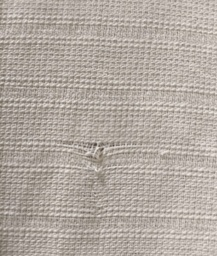
#> input picture proj_felpa/dataset/analisar/01.jpg, 217 x 256 px, shrunk from 507 x 597 before the run
$ python -i test04.py   (imports and definitions only)
#> lines starting #> are read from the running program, lines starting #| are printed output that depends on the picture
# detector.py — Detector de falhas com SVM e visualização
import warnings
# [1 line not run here, left out]

import csv
from datetime import datetime
from pathlib import Path
import joblib

import numpy as np
import cv2
import matplotlib.pyplot as plt

from skimage.color import rgb2gray
from skimage.feature import local_binary_pattern
from skimage.filters import gabor
from skimage import img_as_ubyte, exposure
from sklearn.svm import OneClassSVM
from sklearn.preprocessing import StandardScaler

# ========================
# Configurações
# ========================
ROOT        = Path(__file__).resolve().parent
DIR_FALHAS  = ROOT / "dataset" / "falhas"
DIR_ANALIS  = ROOT / "dataset" / "analisar"
OUT_DIR     = ROOT / "outputs"
MODEL_PATH  = ROOT / "modelo_ocsvm.pkl"

PATCH_SIZE  = 128
STRIDE      = 64
THRESH      = 0.75
MIN_REGION_PATCHES = 3
POST_MORPH_KERNEL = 3

GABOR_THETAS = [0, np.pi/6, np.pi/3, np.pi/2, 2*np.pi/3, 5*np.pi/6]
GABOR_FREQS  = [0.05, 0.10, 0.20]

# ========================
# Utilidades
# ========================
# [5 lines left out: function imread_unicode, not called in this run]

def radial_power_spectrum(img_gray, nbins=16):
    h, w = img_gray.shape
    win = np.outer(np.hanning(h), np.hanning(w))
    f = np.fft.fftshift(np.fft.fft2(img_gray * win))
    psd2D = np.abs(f) ** 2
    cy, cx = h // 2, w // 2
    y, x = np.ogrid[:h, :w]
    r = np.hypot(x - cx, y - cy)
    r = r / r.max() * np.pi
    hist, _ = np.histogram(r, bins=nbins, range=(0, np.pi), weights=psd2D)
    return hist.astype(np.float32) / (hist.sum() + 1e-6)

def feats_for_patch(img_rgb):
    g_float = rgb2gray(img_rgb).astype(np.float32)
    g_norm  = (g_float - np.median(g_float)) / (np.std(g_float) + 1e-6)
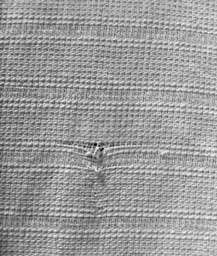
#> g_norm: shape (256, 217) float32; min -5.03, max 3.17, mean -0.0261; drawn with min black and max white

    gabor_feats = []
    for f in GABOR_FREQS:
        for t in GABOR_THETAS:
            real, imag = gabor(g_norm, frequency=f, theta=t)
            gabor_feats += [real.mean(), real.std(), imag.mean(), imag.std()]
#> after the loop, gabor_feats = 72 values, max 0.24 at index 63, min -0.00288 at index 2, mean 0.0284

    g_u8 = img_as_ubyte(exposure.rescale_intensity(g_float, in_range='image'))
    lbp = local_binary_pattern(g_u8, P=8, R=1, method='uniform')
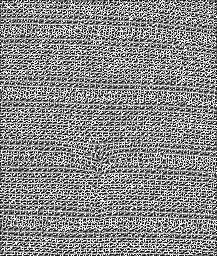
#> lbp: shape (256, 217) float64; min 0, max 9, mean 4.85; drawn with min black and max white
    hist_lbp, _ = np.histogram(lbp, bins=np.arange(0, 11), range=(0, 10), density=True)
#> hist_lbp = [0.0889, 0.114, 0.0671, 0.0746, 0.109, 0.104, 0.0903, 0.0982, 0.0885, 0.165]

    rps = radial_power_spectrum(g_norm, nbins=16)
#> in radial_power_spectrum, `hist, _ = np.histogram(r, bins=nbins, range=(0, np.pi), weights=psd2D)`: hist = [39030850.5, 21094931.7, 20339520.9, 61021422.1, 99423452.8, 43991447.2, 38048451.6, 23983056.3, 21545662.2, 28004743.5, 14763347.8, 3578902.7, 1602610.6, 498944.7, 210485.4, 40918.6]
#> in radial_power_spectrum, `hist, _ = np.histogram(r, bins=nbins, range=(0, np.pi), weights=psd2D)`:
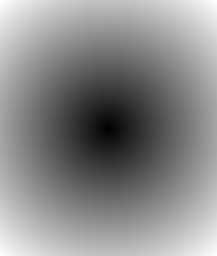
#> r: shape (256, 217) float64; min 0, max 3.14, mean 1.7; drawn with min black and max white
#> rps = [0.0936, 0.0506, 0.0488, 0.146, 0.238, 0.105, 0.0912, 0.0575, 0.0516, 0.0671, 0.0354, 0.00858, 0.00384, 0.0012, 0.000505, 9.81e-05]
    stats = np.array([g_norm.mean(), g_norm.std(), np.median(g_norm)], dtype=np.float32)
#> stats = [-0.0261, 1, 0]

    return np.hstack([gabor_feats, hist_lbp, rps, stats])

# [99 lines left out: functions extract_patches, treinar_modelo, score_image, contar_regioes, salvar_resultados, main, not called in this run]

# [2 lines not run here, left out]

>>> import cv2
>>> picture = cv2.cvtColor(cv2.imread('dataset/analisar/01.jpg'), cv2.COLOR_BGR2RGB)
>>> result = feats_for_patch(picture)
#> result = 101 values, max 1 at index 99, min -0.0261 at index 98, mean 0.0497

$ run again, on proj_felpa/dataset/falhas/falha_0000.png
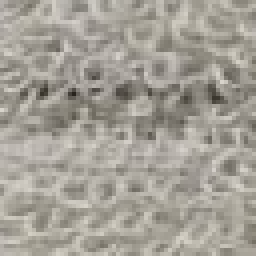
#> input picture proj_felpa/dataset/falhas/falha_0000.png, 64 x 64 px (shown 4 times larger)
#> after the loop in feats_for_patch, `for f in GABOR_FREQS:`: gabor_feats = 72 values, max 0.125 at index 61, min -0.0026 at index 14, mean 0.0377
#> in feats_for_patch, `lbp = local_binary_pattern(g_u8, P=8, R=1, method='uniform')`:
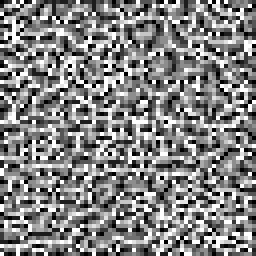
#> lbp: shape (64, 64) float64 (shown 4 times larger); min 0, max 9, mean 4.64; drawn with min black and max white
#> hist_lbp = [0.0735, 0.103, 0.0776, 0.102, 0.139, 0.131, 0.0918, 0.0781, 0.071, 0.133]
#> in radial_power_spectrum, `psd2D = np.abs(f) ** 2`:
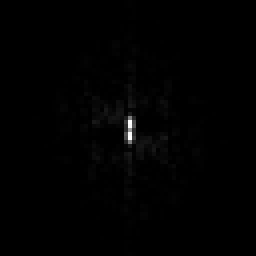
#> psd2D: shape (64, 64) float64 (shown 4 times larger); min 0.0208, max 130739.7, mean 795.9; drawn with min black and max white
#> hist = [920073.3, 444876.2, 463372, 407548.4, 231890.5, 225655.8, 235487.4, 158944.6, 59710, 45621.9, 39490.3, 19096, 5115.4, 2002.5, 668.1, 331.1]
#> rps = [0.282, 0.136, 0.142, 0.125, 0.0711, 0.0692, 0.0722, 0.0488, 0.0183, 0.014, 0.0121, 0.00586, 0.00157, 0.000614, 0.000205, 0.000102]
#> stats = [-0.098, 1, 0]
#> result = 101 values, max 1 at index 99, min -0.098 at index 98, mean 0.0556

$ run again, on proj_felpa/dataset/padrao/normal_0000_hf.png
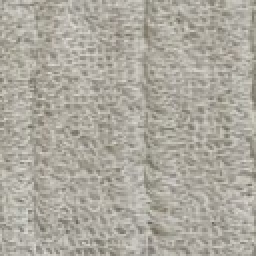
#> input picture proj_felpa/dataset/padrao/normal_0000_hf.png, 128 x 128 px (shown 2 times larger)
#> after the loop in feats_for_patch, `for f in GABOR_FREQS:`: gabor_feats = 72 values, max 0.132 at index 63, min -0.00123 at index 2, mean 0.0366
#> in feats_for_patch, `lbp = local_binary_pattern(g_u8, P=8, R=1, method='uniform')`:
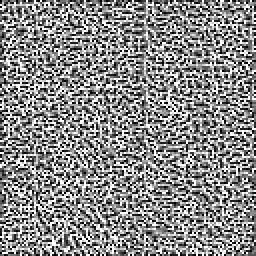
#> lbp: shape (128, 128) float64 (shown 2 times larger); min 0, max 9, mean 4.87; drawn with min black and max white
#> hist_lbp = [0.0913, 0.116, 0.0656, 0.0743, 0.0996, 0.105, 0.0869, 0.101, 0.09, 0.17]
#> in radial_power_spectrum, `psd2D = np.abs(f) ** 2`:
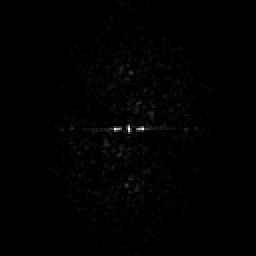
#> psd2D: shape (128, 128) float64 (shown 2 times larger); min 0.00694, max 287239.7, mean 2195.2; drawn with min black and max white
#> hist = [2914392.1, 3917547.6, 3798393, 3223195, 4458321.4, 4731566.4, 3875553.3, 2988168, 2162216.1, 1552465.8, 1344921.3, 722092.6, 175008.6, 73088.4, 23431.3, 6041.6]
#> rps = [0.081, 0.109, 0.106, 0.0896, 0.124, 0.132, 0.108, 0.0831, 0.0601, 0.0432, 0.0374, 0.0201, 0.00487, 0.00203, 0.000651, 0.000168]
#> stats = [-0.0726, 1, 0]
#> result = 101 values, max 1 at index 99, min -0.0726 at index 98, mean 0.0551
